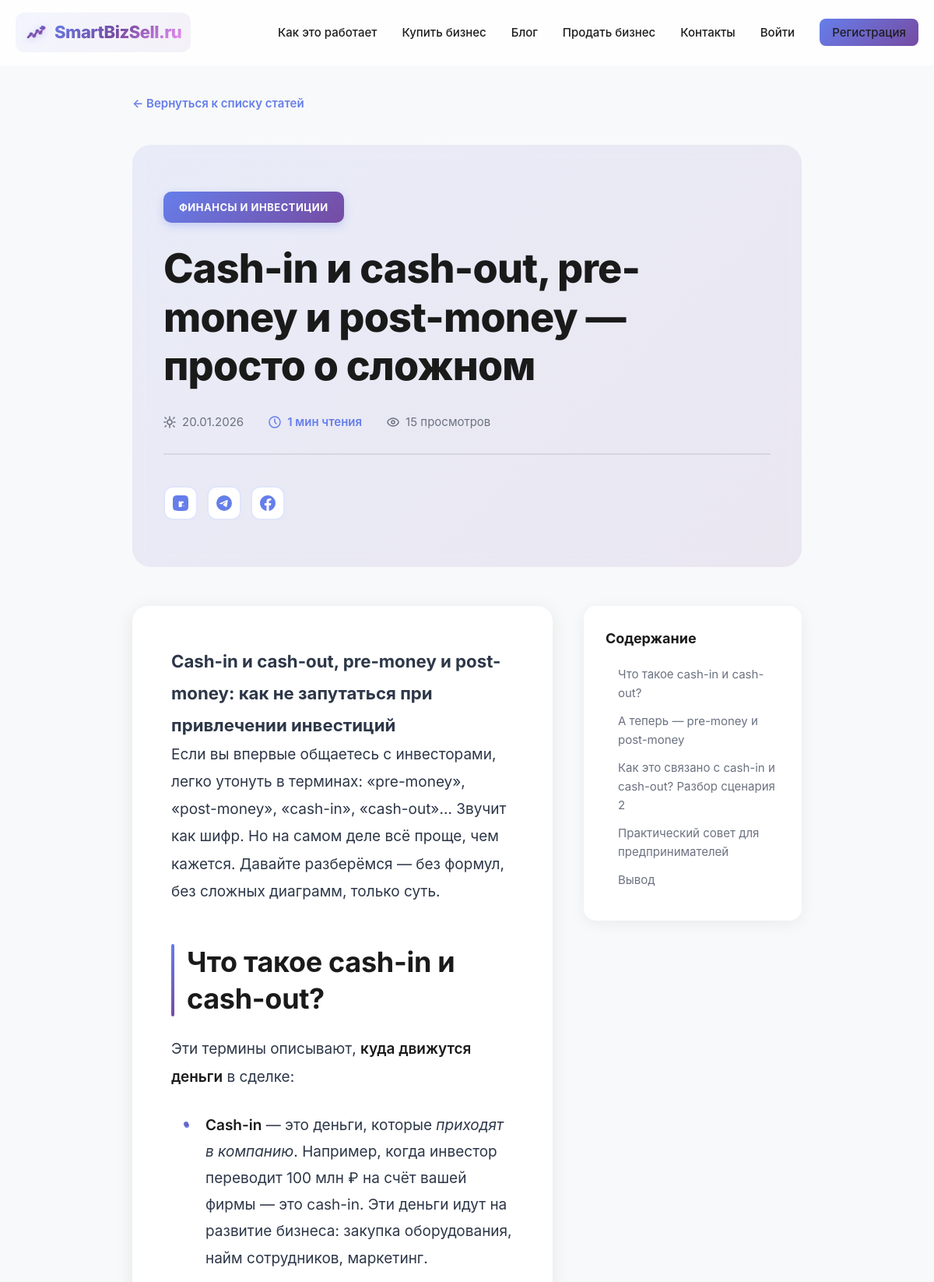
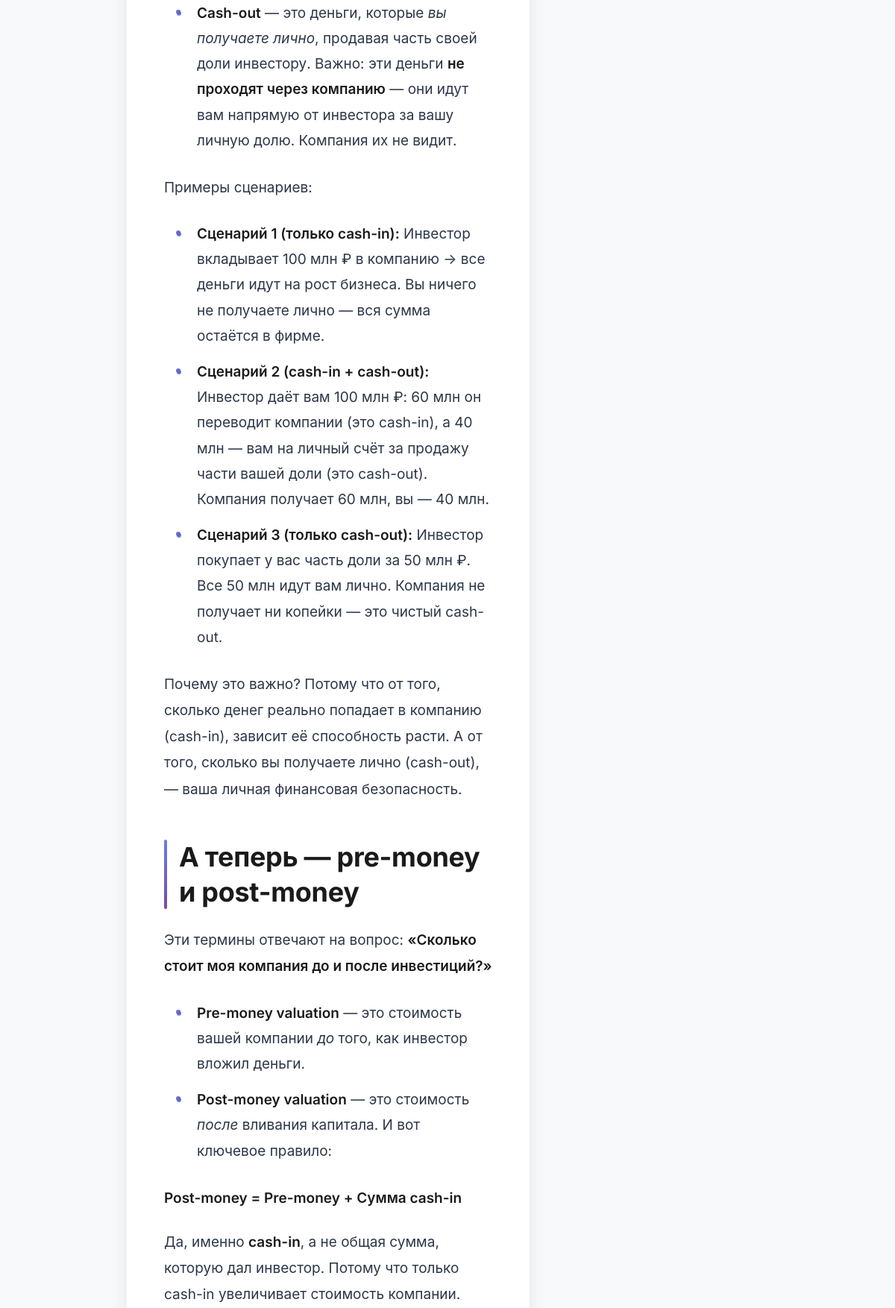
Screenshot of /blog/cash-in-i-cash-out-pre-money-i-post-money-prosto-o-slozhnom (upper part) with the database file from the repository (2 pictures, top to bottom).
### tables this page shows
CREATE TABLE `blog_posts` (
  `id` int NOT NULL,
  `title` varchar(255) NOT NULL COMMENT 'Заголовок статьи',
  `slug` varchar(255) NOT NULL COMMENT 'URL-friendly версия заголовка',
  `content` text NOT NULL COMMENT 'Полный текст статьи',
  `excerpt` text COMMENT 'Краткое описание статьи',
  `author_id` int DEFAULT NULL COMMENT 'ID автора (связь с users)',
  `category` varchar(100) DEFAULT NULL COMMENT 'Категория статьи',
  `tags` text COMMENT 'Теги через запятую',
  `meta_title` varchar(255) DEFAULT NULL COMMENT 'SEO заголовок',
  `meta_description` text COMMENT 'SEO описание',
  `keywords` text COMMENT 'Ключевые слова',
  `views` int DEFAULT '0' COMMENT 'Количество просмотров',
  `published_at` datetime DEFAULT NULL COMMENT 'Дата публикации',
  `updated_at` datetime DEFAULT CURRENT_TIMESTAMP ON UPDATE CURRENT_TIMESTAMP COMMENT 'Дата обновления',
  `created_at` datetime DEFAULT CURRENT_TIMESTAMP COMMENT 'Дата создания',
  `status` enum('draft','published','archived') DEFAULT 'draft' COMMENT 'Статус статьи'
);

### config.php (called while the page is built, shortened)
<?php
function isLoggedIn() {
    return isset($_SESSION['user_id']) && isset($_SESSION['user_email']);
}

### blog_post.php (the view, shortened to what this page needs)
<?php
require_once 'config.php';
$slug = isset($_GET['slug']) ? trim($_GET['slug']) : '';
try {
    $pdo = getDBConnection();
    $stmt = $pdo->query("SHOW TABLES LIKE 'blog_posts'");
    $blogTableExists = $stmt->rowCount() > 0;
} catch (PDOException $e) {
    $blogTableExists = false;
}
$post = null;
if ($blogTableExists) {
    try {
        $stmt = $pdo->prepare("
            SELECT
                id, title, slug, content, excerpt,
                category, tags,
                published_at, updated_at, views,
                meta_title, meta_description, keywords,
                author_id
            FROM blog_posts
            WHERE slug = :slug
                AND status = 'published'
                AND published_at IS NOT NULL
                AND published_at <= NOW()
        ");
        $stmt->execute(['slug' => $slug]);
        $post = $stmt->fetch(PDO::FETCH_ASSOC);
    } catch (PDOException $e) {
        error_log("Error loading blog post: " . $e->getMessage());
    }
}
function estimateReadingTime(?string $content): int {
    $wordCount = str_word_count(strip_tags($content));
    $readingTime = ceil($wordCount / 200);
    return max(1, $readingTime);
}
function generateTableOfContents(string $content): array {
    $toc = [];
    $dom = new DOMDocument();
    $xpath = new DOMXPath($dom);
    $headings = $xpath->query('//h2 | //h3');
    foreach ($headings as $index => $heading) {
        $text = trim($heading->textContent);
        $id = 'heading-' . ($index + 1);
        $heading->setAttribute('id', $id);
        $level = (int)substr($heading->nodeName, 1);
        $toc[] = [
            'id' => $id,
            'text' => $text,
            'level' => $level
        ];
    }
    return $toc;
}
$readingTime = estimateReadingTime($post['content'] ?? '');
$toc = generateTableOfContents($post['content'] ?? '');
$currentUrl = BASE_URL . '/blog/' . htmlspecialchars($post['slug'], ENT_QUOTES, 'UTF-8');
?>
<!DOCTYPE html>
<html lang="ru">
<head>
    <link rel="stylesheet" href="styles.css?v=<?php echo time(); ?>">
</head>
<body>
    <nav class="navbar">
        <div class="container">
            <div class="nav-content">
                <a href="/" class="logo">
                    <span class="logo-icon"><?php echo getLogoIcon(); ?></span>
                    <span class="logo-text">SmartBizSell.ru</span>
                </a>
                <ul class="nav-menu">
                    <li><a href="/#how-it-works">Как это работает</a></li>
                    <li><a href="/#buy-business">Купить бизнес</a></li>
                    <li><a href="/blog">Блог</a></li>
                    <?php if (isLoggedIn()): ?>
                        <li><a href="/dashboard.php">Продать бизнес</a></li>
                        <?php if (isModerator()): ?>
                            <li><a href="/moderation.php">Модерация</a></li>
                        <?php endif; ?>
                    <?php else: ?>
                        <li><a href="/login.php">Продать бизнес</a></li>
                    <?php endif; ?>
                    <li><a href="/#contact">Контакты</a></li>
                    <?php if (isLoggedIn()): ?>
                        <li><a href="/dashboard.php">Личный кабинет</a></li>
                        <li><a href="/logout.php">Выйти</a></li>
                    <?php else: ?>
                        <li><a href="/login.php">Войти</a></li>
                        <li><a href="/register.php" style="background: linear-gradient(135deg, #667EEA 0%, #764BA2 100%); color: white; padding: 8px 16px; border-radius: 8px;">Регистрация</a></li>
                    <?php endif; ?>
                </ul>
            </div>
        </div>
    </nav>
    <div class="blog-post-container">
        <div class="back-to-blog">
            <a href="/blog">← Вернуться к списку статей</a>
        </div>
        <article class="blog-post">
            <div class="blog-post-header">
                <?php if (!empty($post['category'])): ?>
                    <div class="blog-post-category"><?php echo htmlspecialchars($post['category'], ENT_QUOTES, 'UTF-8'); ?></div>
                <?php endif; ?>
                <h1 class="blog-post-title"><?php echo htmlspecialchars($post['title'], ENT_QUOTES, 'UTF-8'); ?></h1>
                <div class="blog-post-meta">
                    <span>
                        <?php echo date('d.m.Y', strtotime($post['published_at'])); ?>
                    </span>
                    <span class="blog-post-reading-time">
                        <svg width="16" height="16" viewBox="0 0 16 16" fill="none" style="display: inline-block; vertical-align: middle;">
                            <circle cx="8" cy="8" r="7" stroke="currentColor" stroke-width="1.5"/>
                            <path d="M8 4V8L10 10" stroke="currentColor" stroke-width="1.5" stroke-linecap="round"/>
                        </svg>
                        <?php echo $readingTime; ?> мин чтения
                    </span>
                    <span>
                        <svg width="16" height="16" viewBox="0 0 16 16" fill="none" style="display: inline-block; vertical-align: middle;">
                            <path d="M8 3C4 3 1 6 1 8C1 10 4 13 8 13C12 13 15 10 15 8C15 6 12 3 8 3Z" stroke="currentColor" stroke-width="1.5"/>
                            <circle cx="8" cy="8" r="2" stroke="currentColor" stroke-width="1.5"/>
                        </svg>
                        <?php echo number_format($post['views'] ?? 0, 0, '.', ' '); ?> просмотров
                    </span>
                </div>
                <div class="blog-post-share">
                    <a href="https://vk.com/share.php?url=<?php echo urlencode($currentUrl); ?>&title=<?php echo urlencode($post['title']); ?>"
                       target="_blank"
                       class="share-btn"
                       title="Поделиться в VK">
                    </a>
                    <a href="https://t.me/share/url?url=<?php echo urlencode($currentUrl); ?>&text=<?php echo urlencode($post['title']); ?>"
                       target="_blank"
                       class="share-btn"
                       title="Поделиться в Telegram">
                    </a>
                    <a href="https://www.facebook.com/sharer/sharer.php?u=<?php echo urlencode($currentUrl); ?>"
                       target="_blank"
                       class="share-btn"
                       title="Поделиться в Facebook">
                    </a>
                </div>
            </div>
            <div class="blog-post-wrapper">
                <div class="blog-post-content" id="blogContent">
                    <?php echo $post['content']; ?>
                </div>
                <?php if (!empty($toc)): ?>
                    <div class="blog-post-sidebar">
                        <div class="blog-toc">
                            <h3>Содержание</h3>
                            <ul>
                                <?php foreach ($toc as $item): ?>
                                    <li>
                                        <a href="#<?php echo htmlspecialchars($item['id'], ENT_QUOTES, 'UTF-8'); ?>"
                                           class="toc-link"
                                           data-level="<?php echo $item['level']; ?>">
                                            <?php echo htmlspecialchars($item['text'], ENT_QUOTES, 'UTF-8'); ?>
                                        </a>
                                    </li>
                                <?php endforeach; ?>
                            </ul>
                        </div>
                    </div>
                <?php endif; ?>
            </div>
        </article>
    </div>
</body>
</html>

### rows the page displays
blog_posts: category "ФИНАНСЫ И ИНВЕСТИЦИИ", title "Cash-in и cash-out, pre-money и post-money — просто о сложном", published_at "20.01.2026", content "1", views "15", content "Cash-in и cash-out, pre-money и post-money: как не запутаться при привлечении инвестиций Если вы впервые общаетесь с инвесторами, легко утонуть в терминах: «pre-money», «post-money», «cash-in», «cash-out»… Звучит как шифр. Но на самом деле всё проще, чем кажется. Давайте разберёмся — без формул, без сложных диаграмм, только суть. Что такое cash-in и cash-out? Эти термины описывают, куда движутся деньги в сделке: Cash-in — это деньги, которые приходят в компанию . Например, когда инвестор переводит 100 млн ₽ на счёт вашей фирмы — это cash-in. Эти деньги идут на развитие бизнеса: закупка оборудования, найм сотрудников, маркетинг. Cash-out — это деньги, которые вы получаете лично , продавая…"

### other values shown
$item['text'] "Что такое cash-in и cash-out?"
$item['text'] "А теперь — pre-money и post-money"
$item['text'] "Как это связано с cash-in и cash-out? Разбор сценария 2"
$item['text'] "Практический совет для предпринимателей"
$item['text'] "Вывод"
